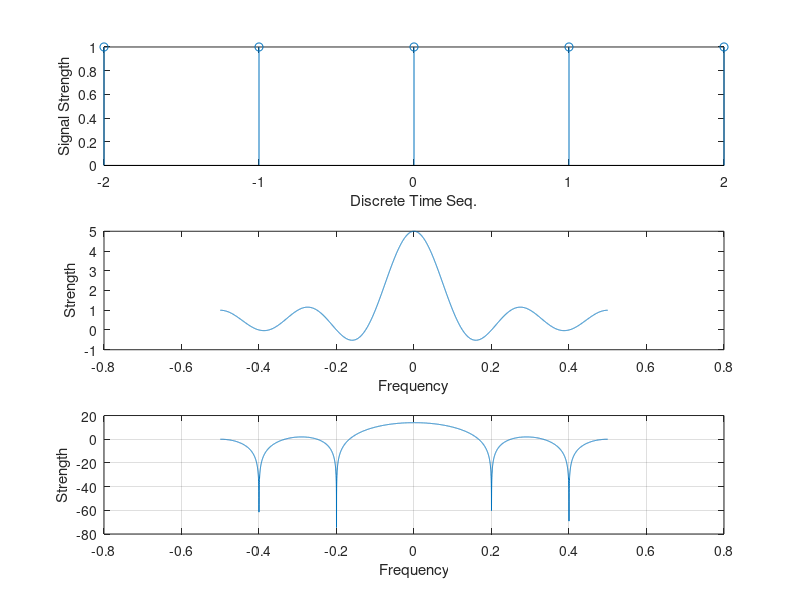

Here is the MATLAB script that generated this plot:
%Window Function Generation Based On User Defined Sample Numbers%
clc;
clear all;
N=input('Number of Samples: '); %Taking sample number from User Input%
n=-(N-1)/2:(N-1)/2; %Defining time variable range
Wr=boxcar(N); %function to generate the rectangular window function(can be changed for different window functions)
subplot(3,1,1);
stem(n,Wr); %%plotting the window function
xlabel("Discrete Time Seq.");
ylabel("Signal Strength");
w=-pi:0.001:pi; %defining the angular frequency range
y=freqz(Wr,1,w); %computing the frequency response of the window function
subplot(3,1,2);
plot(w/(2*pi),y); %plotting the frequency response
xlabel("Frequency");
ylabel("Strength");
subplot(3,1,3);
plot(w/(2*pi),20.*log10(abs(y))); %plotting the frequency response in log scale
xlabel("Frequency");
ylabel("Strength");
grid on;
